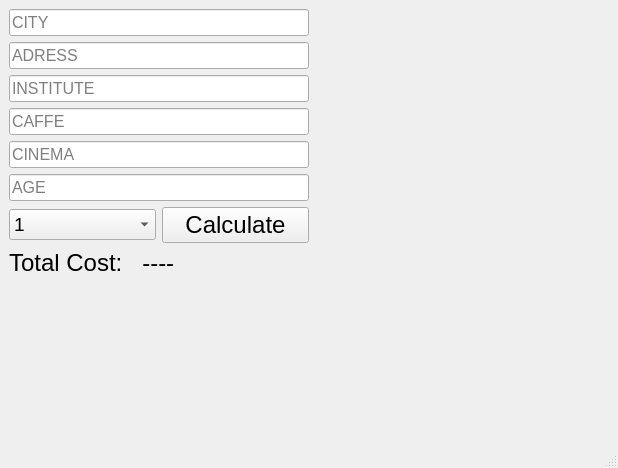
<?xml version="1.0" encoding="UTF-8"?>
<ui version="4.0">
 <class>MainWindow</class>
 <widget class="QMainWindow" name="MainWindow">
  <property name="geometry">
   <rect>
    <x>0</x>
    <y>0</y>
    <width>618</width>
    <height>468</height>
   </rect>
  </property>
  <property name="windowTitle">
   <string>MainWindow</string>
  </property>
  <widget class="QWidget" name="centralwidget">
   <layout class="QGridLayout" name="gridLayout_4">
    <item row="0" column="0">
     <layout class="QGridLayout" name="gridLayout_2">
      <item row="0" column="0">
       <widget class="QLineEdit" name="lineEdit_1">
        <property name="font">
         <font>
          <pointsize>12</pointsize>
         </font>
        </property>
        <property name="text">
         <string/>
        </property>
        <property name="placeholderText">
         <string>CITY</string>
        </property>
       </widget>
      </item>
      <item row="6" column="0">
       <layout class="QHBoxLayout" name="horizontalLayout_2">
        <item>
         <widget class="QComboBox" name="monthPick">
          <property name="font">
           <font>
            <pointsize>14</pointsize>
           </font>
          </property>
          <item>
           <property name="text">
            <string>1</string>
           </property>
          </item>
          <item>
           <property name="text">
            <string>2</string>
           </property>
          </item>
          <item>
           <property name="text">
            <string>3</string>
           </property>
          </item>
          <item>
           <property name="text">
            <string>4</string>
           </property>
          </item>
          <item>
           <property name="text">
            <string>5</string>
           </property>
          </item>
          <item>
           <property name="text">
            <string>6</string>
           </property>
          </item>
          <item>
           <property name="text">
            <string>7</string>
           </property>
          </item>
          <item>
           <property name="text">
            <string>8</string>
           </property>
          </item>
          <item>
           <property name="text">
            <string>9</string>
           </property>
          </item>
          <item>
           <property name="text">
            <string>10</string>
           </property>
          </item>
          <item>
           <property name="text">
            <string>11</string>
           </property>
          </item>
          <item>
           <property name="text">
            <string>12</string>
           </property>
          </item>
         </widget>
        </item>
        <item>
         <widget class="QPushButton" name="calculateButton">
          <property name="font">
           <font>
            <pointsize>18</pointsize>
           </font>
          </property>
          <property name="cursor">
           <cursorShape>PointingHandCursor</cursorShape>
          </property>
          <property name="text">
           <string>Calculate</string>
          </property>
         </widget>
        </item>
       </layout>
      </item>
      <item row="5" column="0">
       <widget class="QLineEdit" name="lineEdit_6">
        <property name="font">
         <font>
          <pointsize>12</pointsize>
         </font>
        </property>
        <property name="placeholderText">
         <string>AGE</string>
        </property>
       </widget>
      </item>
      <item row="4" column="0">
       <widget class="QLineEdit" name="lineEdit_5">
        <property name="font">
         <font>
          <pointsize>12</pointsize>
         </font>
        </property>
        <property name="placeholderText">
         <string>CINEMA</string>
        </property>
       </widget>
      </item>
      <item row="1" column="0">
       <widget class="QLineEdit" name="lineEdit_2">
        <property name="font">
         <font>
          <pointsize>12</pointsize>
         </font>
        </property>
        <property name="placeholderText">
         <string>ADRESS</string>
        </property>
       </widget>
      </item>
      <item row="3" column="0">
       <widget class="QLineEdit" name="lineEdit_4">
        <property name="font">
         <font>
          <pointsize>12</pointsize>
         </font>
        </property>
        <property name="placeholderText">
         <string>CAFFE</string>
        </property>
       </widget>
      </item>
      <item row="7" column="0">
       <widget class="QLabel" name="totalCost">
        <property name="font">
         <font>
          <pointsize>18</pointsize>
         </font>
        </property>
        <property name="text">
         <string>Total Cost:   ----</string>
        </property>
       </widget>
      </item>
      <item row="2" column="0">
       <widget class="QLineEdit" name="lineEdit_3">
        <property name="font">
         <font>
          <pointsize>12</pointsize>
         </font>
        </property>
        <property name="placeholderText">
         <string>INSTITUTE</string>
        </property>
       </widget>
      </item>
      <item row="8" column="0">
       <spacer name="verticalSpacer">
        <property name="orientation">
         <enum>Qt::Vertical</enum>
        </property>
        <property name="sizeHint" stdset="0">
         <size>
          <width>20</width>
          <height>40</height>
         </size>
        </property>
       </spacer>
      </item>
     </layout>
    </item>
    <item row="0" column="1">
     <spacer name="horizontalSpacer">
      <property name="orientation">
       <enum>Qt::Horizontal</enum>
      </property>
      <property name="sizeHint" stdset="0">
       <size>
        <width>40</width>
        <height>20</height>
       </size>
      </property>
     </spacer>
    </item>
   </layout>
  </widget>
  <widget class="QMenuBar" name="menubar">
   <property name="geometry">
    <rect>
     <x>0</x>
     <y>0</y>
     <width>618</width>
     <height>21</height>
    </rect>
   </property>
  </widget>
  <widget class="QStatusBar" name="statusbar"/>
 </widget>
 <resources/>
 <connections/>
</ui>
